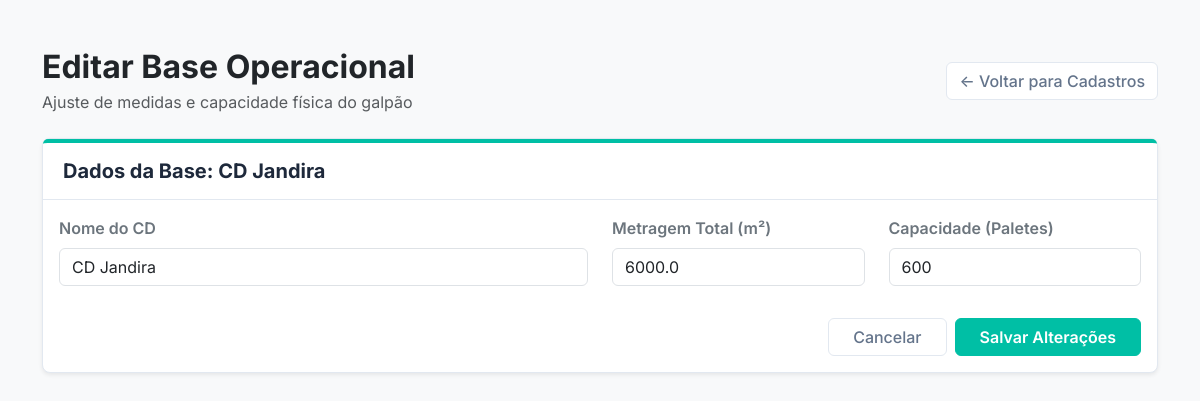
The page /editar_cd/1 on the database as committed earlier.
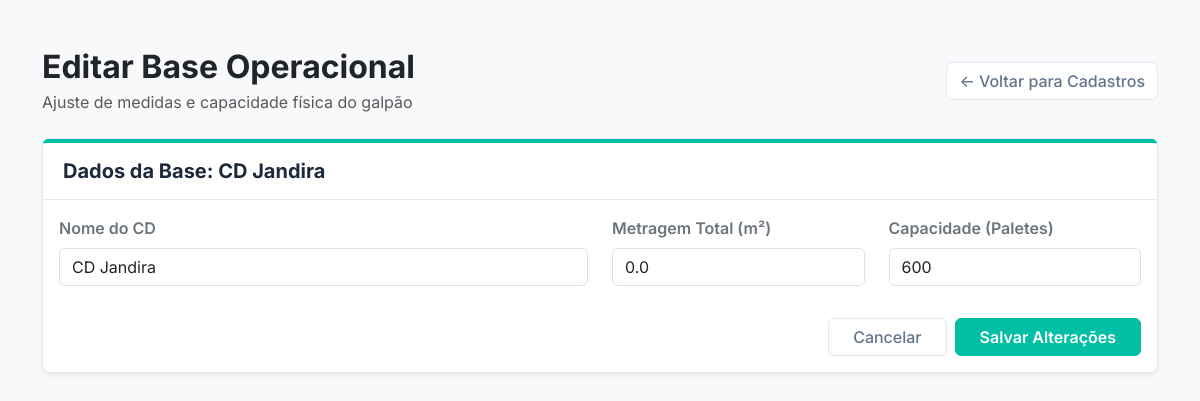
The same page on the database as committed later.
### app.py (models this page shows)
class CentroDistribuicao(db.Model):
    id = db.Column(db.Integer, primary_key=True)
    nome = db.Column(db.String(100), nullable=False)
    metragem = db.Column(db.Float, nullable=False)
    capacidade_paletes = db.Column(db.Integer, nullable=False)

### app.py (the view)
@app.route('/editar_cd/<int:cd_id>', methods=['GET', 'POST'])
def editar_cd(cd_id):
    cd_atual = CentroDistribuicao.query.get_or_404(cd_id)
    if request.method == 'POST':
        cd_atual.nome = request.form.get('nome_cd')
        cd_atual.metragem = float(request.form.get('metragem_m2') or 0)
        cd_atual.capacidade_paletes = int(request.form.get('capacidade_paletes') or 0)
        db.session.commit()
        return redirect(url_for('tela_cadastro'))
    return render_template('editar_cd.html', cd=cd_atual)

### templates/editar_cd.html (shortened to what this page needs)
<!DOCTYPE html>
<html lang="pt-br">
  <head>
    <link
      href="https://cdn.jsdelivr.net/npm/bootstrap@5.3.0/dist/css/bootstrap.min.css"
      rel="stylesheet"
    />
    <link
      rel="stylesheet"
      href="{{ url_for('static', filename='css/style.css') }}"
    />
  </head>
  <body class="bg-light">
    <div class="container mt-5">
      <div class="d-flex justify-content-between align-items-center mb-4">
        <div>
          <h2 class="fw-bold text-dark mb-1">Editar Base Operacional</h2>
          <span class="text-muted"
            >Ajuste de medidas e capacidade física do galpão</span
          >
        </div>
        <a href="/cadastro" class="btn btn-outline-secundaria"
          >← Voltar para Cadastros</a
        >
      </div>
      <div class="card shadow-sm">
        <div class="card-header card-header-clean">
          <h5>Dados da Base: {{ cd.nome }}</h5>
        </div>
        <div class="card-body">
          <form method="POST">
            <div class="row">
              <div class="col-md-6 mb-3">
                <label class="form-label fw-semibold text-secondary"
                  >Nome do CD</label
                >
                <input
                  type="text"
                  class="form-control"
                  name="nome_cd"
                  value="{{ cd.nome }}"
                  required
                />
              </div>
              <div class="col-md-3 mb-3">
                <label class="form-label fw-semibold text-secondary"
                  >Metragem Total (m²)</label
                >
                <input
                  type="number"
                  step="0.1"
                  class="form-control"
                  name="metragem_m2"
                  value="{{ cd.metragem }}"
                />
              </div>
              <div class="col-md-3 mb-3">
                <label class="form-label fw-semibold text-secondary"
                  >Capacidade (Paletes)</label
                >
                <input
                  type="number"
                  class="form-control"
                  name="capacidade_paletes"
                  value="{{ cd.capacidade_paletes }}"
                />
              </div>
            </div>
            <div class="d-flex justify-content-end gap-2 mt-3">
              <a href="/cadastro" class="btn btn-outline-secundaria px-4"
                >Cancelar</a
              >
              <button type="submit" class="btn btn-empresa px-4">
                Salvar Alterações
              </button>
            </div>
          </form>
        </div>
      </div>
    </div>
  </body>
</html>

Rows that differ between the two databases and show on the page:
changed CentroDistribuicao "CD Jandira": metragem_m2 "6000.0" → "0.0"
